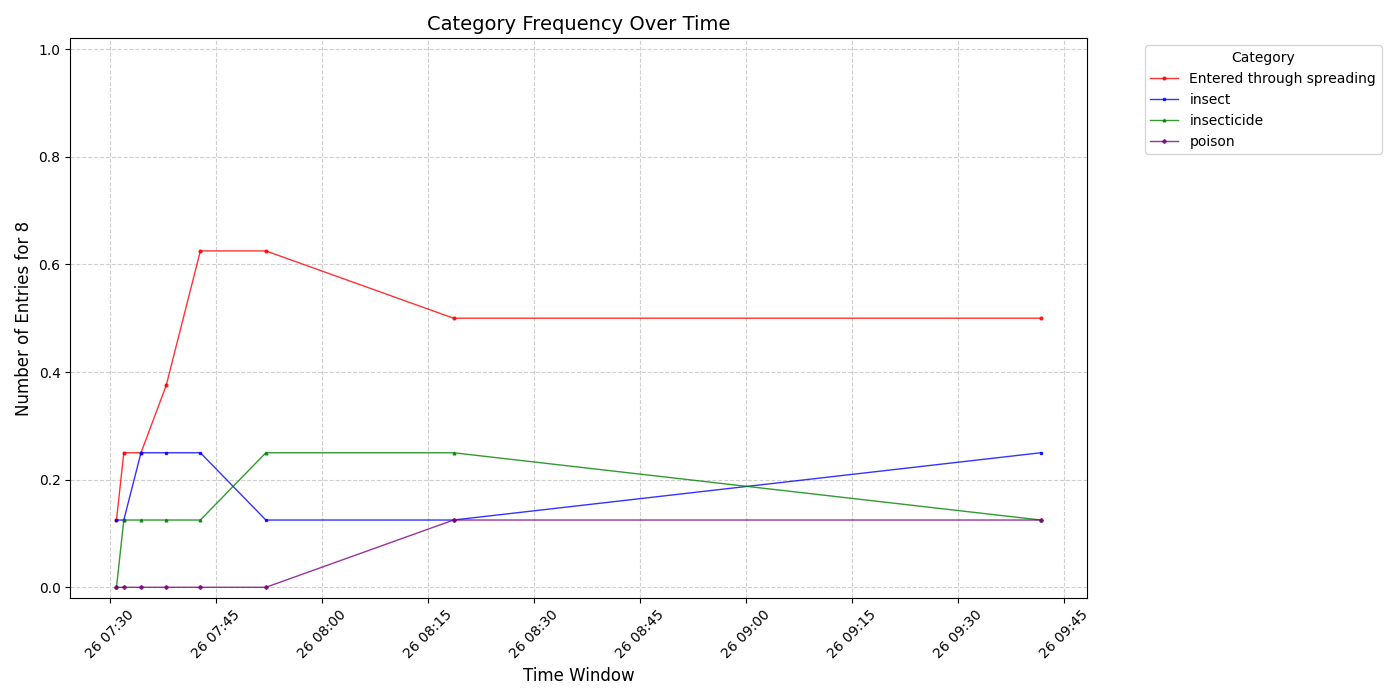

Python code for this plot:
import pandas as pd
import matplotlib.pyplot as plt
import json
import sys

# Read the CSV file
if len(sys.argv) >= 2:
    FILE = sys.argv[1]
else:
    FILE = 'experiments/experiment2/output/output.csv'
df = pd.read_csv(FILE, parse_dates=['timestamp'])

def create_category():

    file_list = {"insect": "experiments/experiment2/data/insect-words.metta", "poison": "experiments/experiment2/data/poison-words.metta", "insecticide": "experiments/experiment2/data/insecticide-words.metta"}

    word_category = {key: [] for key in file_list}

    for i in file_list.keys():
        with open(file_list[i], 'r') as f:
            for line in f:
                word_category[i].append(line.split()[1].rstrip(")"))     

    return word_category
    
# Categorize patterns
def categorize_pattern(pattern):
    pattern = str(pattern).lower()
    word_category = create_category()
    
    # Similarity links - check what they link to
    for category, words in word_category.items():
        if pattern in words:
            return  category

    
    return 'Entered through spreading'

def read_params(param:str) -> str:
    """ retrives the string of the passed value from a json file 
        all returns are of type str
    """

    with open('experiments/experiment2/output/settings.json', 'r') as f:
        setting_json = json.load(f)

    return setting_json[param]

# Apply categorization
df['category'] = df['pattern'].apply(categorize_pattern)

# Apply time_Window
df['time_window'] = df['timestamp'].dt.floor('1s')

# Sort by timestamp for proper line connections

# Group by time_window and category, then count occurrences
category_counts = df.groupby(['time_window', 'category']).size().unstack(fill_value=0)

af_size = int(read_params('MAX_AF_SIZE'))
category_counts = category_counts / af_size

plt.figure(figsize=(14, 7))

# Customize colors and markers for each category
colors = ['red', 'blue', 'green', 'purple']
markers = ['o', 's', '^', 'D']  # Circle, square, triangle, diamond

print(category_counts)

for i, category in enumerate(category_counts.columns):
    plt.plot(
        category_counts.index, 
        category_counts[category], 
        label=category,
        color=colors[i % len(colors)],
        marker=markers[i % len(markers)],
        markersize=2,
        linestyle='-',
        linewidth=1,
        alpha=0.8
    )

plt.ylim(-0.02, 1.02)
plt.xlabel('Time Window', fontsize=12)
plt.ylabel(f'Number of Entries for {af_size}', fontsize=12)
plt.title('Category Frequency Over Time', fontsize=14)
plt.legend(title='Category', bbox_to_anchor=(1.05, 1), loc='upper left')
plt.grid(True, linestyle='--', alpha=0.6)
plt.xticks(rotation=45)
plt.tight_layout()
plt.savefig("experiments/experiment2/plot2.png")
